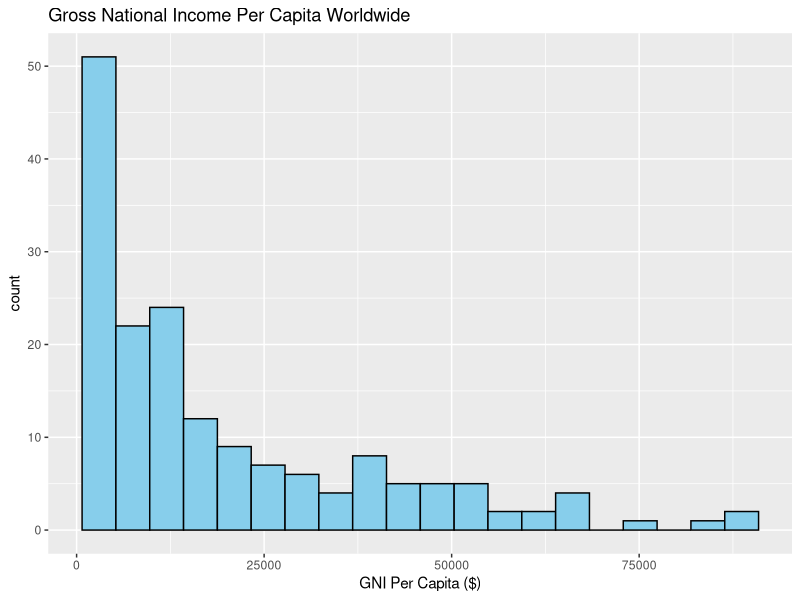

The R script that drew this image:
#### Interpret a Histogram ####
library(tidyverse)

countries <- read_csv("countries.csv")

min_gni <- min(countries$gni_per_capita, na.rm = TRUE)
max_gni <- max(countries$gni_per_capita, na.rm = TRUE)

bins <- seq(from = min_gni, to = max_gni, length = 21)

ggplot(countries, aes(x = gni_per_capita)) +
  geom_histogram(breaks = bins, fill = 'skyblue', color = 'black') +  # Lighter blue color
  xlab("GNI Per Capita ($)") +
  ggtitle("Gross National Income Per Capita Worldwide")